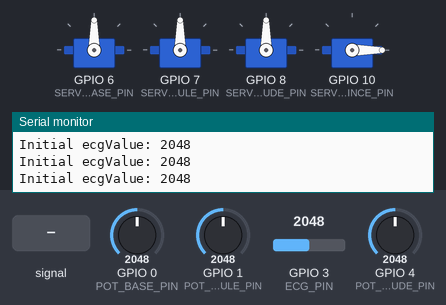
Bench run of a sketch on a simulated ESP32. Parts: 4 × servo, the last lines printed to the serial monitor. Inputs (shaded band) come from the test bench; at power-on: GPIO 0 (POT_BASE_PIN) = 2048, GPIO 1 (POT_EPAULE_PIN) = 2048, GPIO 4 (POT_COUDE_PIN) = 2048, GPIO 3 (ECG_PIN) = 2048.

Above: at 2.2 s.
2.3 s: GPIO 3 (ECG_PIN) fed a 200 Hz sine of ±1023 counts around its level
At 3.8 s:
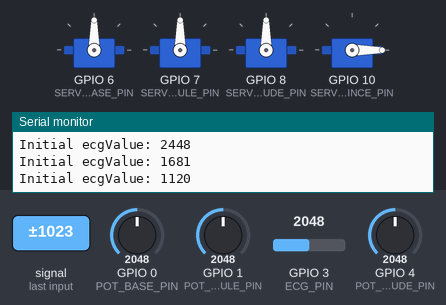
5.3 s: GPIO 0 (POT_BASE_PIN) set to 2866
At 6.8 s:
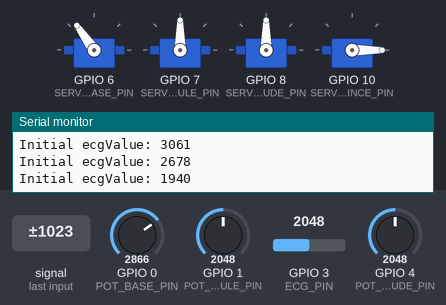
8.3 s: GPIO 1 (POT_EPAULE_PIN) set to 2866
At 10.8 s:
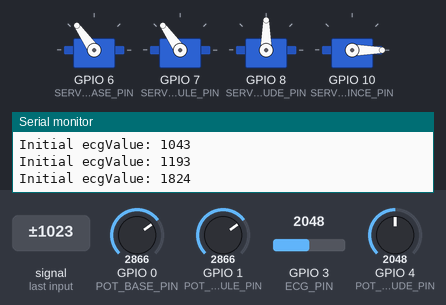
11.3 s: GPIO 4 (POT_COUDE_PIN) set to 2866
At 12.2 s:
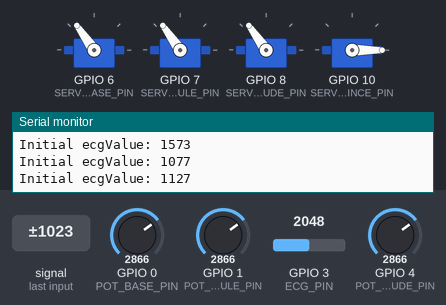
12.8 s: GPIO 0 (POT_BASE_PIN) set to 3972
At 14.1 s:
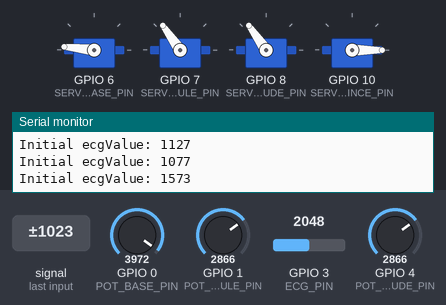
15.8 s: GPIO 1 (POT_EPAULE_PIN) set to 3972
At 17.5 s:
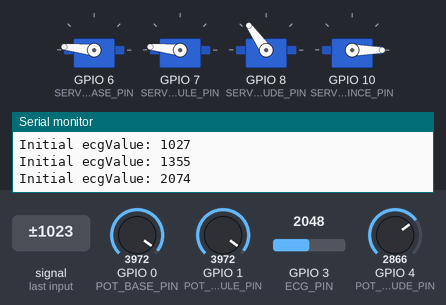
Timing chart, 0 to 19.8 s (numbered marks = the images above; inputs shaded):
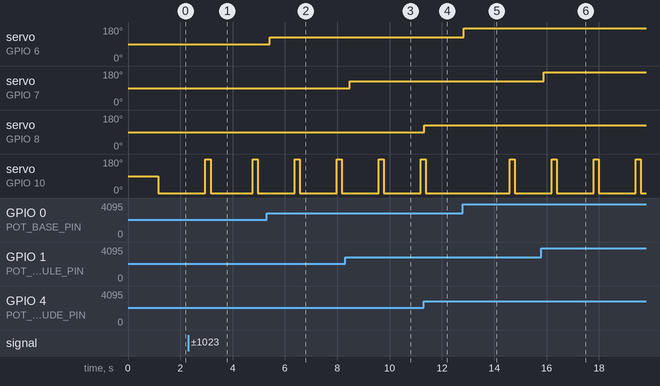

Measured:
- after the input at 2.3 s, servo on GPIO 10 (SERVO_PINCE_PIN): alternates 180° for 0.20 s and 0° for 1.6 s, starting after 0.66 s
- after the input at 5.3 s, servo on GPIO 6 (SERVO_BASE_PIN): 90° → 125° after 0.11 s
- after the input at 8.3 s, servo on GPIO 7 (SERVO_EPAULE_PIN): 90° → 125° after 0.17 s
- after the input at 11.3 s, servo on GPIO 8 (SERVO_COUDE_PIN): 90° → 125° at once
- after the input at 12.8 s, servo on GPIO 6 (SERVO_BASE_PIN): 125° → 174° at once
- after the input at 15.8 s, servo on GPIO 7 (SERVO_EPAULE_PIN): 125° → 174° after 0.10 s

The sketch:

CampsTI_Defi1.ino
```cpp
// Cécile Lepage
// Ajout des bibliothèques de code nécessaire
#include <Arduino.h>  // Bibliothèque de base Arduino/ESP32
#include <ESP32Servo.h> // Bibliothèque pour le contrôle des moteurs

// Déclaration des PINs utilisées (voir schéma électrique)
#define POT_BASE_PIN 0
#define SERVO_BASE_PIN 6


#define POT_EPAULE_PIN 1
#define SERVO_EPAULE_PIN 7

#define POT_COUDE_PIN 4
#define SERVO_COUDE_PIN 8

#define ECG_PIN 3
#define SERVO_PINCE_PIN 10

// Définition de l'objet Servo pour la base
Servo BaseServo;
Servo EpauleServo;
Servo CoudeServo;
Servo PinceServo;

void setup() {
  // Initialise la communication USB avec l'ordinateur
  Serial.begin(115200);
  delay(1000); // Delai d'une seconde

  // Initialise l'entrée (INPUT) pour lire la valeur du potentiomètre
  pinMode(POT_BASE_PIN, INPUT);

  // Initialise le moteur de la pince
  BaseServo.attach(SERVO_BASE_PIN);


   // Initialise l'entrée (INPUT) pour lire la valeur du potentiomètre
  pinMode(POT_EPAULE_PIN, INPUT);

  // Initialise le moteur de la pince
  EpauleServo.attach(SERVO_EPAULE_PIN);


     // Initialise l'entrée (INPUT) pour lire la valeur du potentiomètre
  pinMode(POT_COUDE_PIN, INPUT);

  // Initialise le moteur de la pince
  CoudeServo.attach(SERVO_COUDE_PIN);

  // Initialise l'entrée (INPUT) pour lire la valeur du
  pinMode(ECG_PIN, INPUT);

  // Initialise le moteur de la pince
  PinceServo.attach(SERVO_PINCE_PIN);
}

void loop() {
  // Variable de commande moteur
  int pot1_cmd = 0;

  // Lecture de la valeur du capteur
  int pot1Value = analogRead(POT_BASE_PIN);

  // Limiter l'action entre 0 et 180 degrés du moteur
  pot1_cmd = map(pot1Value, 0, 4095, 0, 180);

  // Afficher les valeurs sur le moniteur série
 // Serial.println("Potentiometre: " + String(pot1Value) + ", Angle: " + String(pot1_cmd));

  // Envoie de la commande moteur
  BaseServo.write(pot1_cmd);
  delay(50);


  // Variable de commande moteur
  int pot2_cmd = 0;

  // Lecture de la valeur du capteur
  int pot2Value = analogRead(POT_EPAULE_PIN);

  // Limiter l'action entre 0 et 180 degrés du moteur
  pot2_cmd = map(pot2Value, 0, 4095, 0, 180);

  // Afficher les valeurs sur le moniteur série
  //Serial.println("Potentiometre: " + String(pot2Value) + ", Angle: " + String(pot2_cmd));

  // Envoie de la commande moteur
  EpauleServo.write(pot2_cmd);
  delay(50);


    // Variable de commande moteur
  int pot3_cmd = 0;

  // Lecture de la valeur du capteur
  int pot3Value = analogRead(POT_COUDE_PIN);

  // Limiter l'action entre 0 et 180 degrés du moteur
  pot3_cmd = map(pot3Value, 0, 4095, 0, 180);

  // Afficher les valeurs sur le moniteur série
 // Serial.println("Potentiometre: " + String(pot3Value) + ", Angle: " + String(pot3_cmd));

  // Envoie de la commande moteur
  CoudeServo.write(pot3_cmd);
  delay(50);

  // Variable de commande moteur
  int ecg_cmd = 0;

    // Lecture de la valeur du capteur
  int ecgValue = analogRead(ECG_PIN);

  Serial.println("Initial ecgValue: " + String(ecgValue));

    // Décision de la pince ouverte ou fermee
  if (ecgValue > 3000)
  {
      ecg_cmd = 180;
  }
  else
  {
      ecg_cmd = 0;
  }

  //Serial.println("    Decision de l'action: " + String(ecgValue));

  // Envoie de la commande moteur
  PinceServo.write(ecg_cmd);
  delay(50);
}


/*
Mission supplémentaire : Ajoute l'épaule et le coude !

Maintenant que tu as réussi à faire bouger la base, ton objectif est de modifier ce
code pour ajouter 2 autres potentiomètres (POT_EPAULE_PIN sur la broche
1, et POT_COUDE_PIN sur la broche 3). Sers-toi de l’exemple de la base pour
déclarer tes moteurs, les attacher dans le Setup, et lire leurs valeurs dans la Loop !
*/
```
